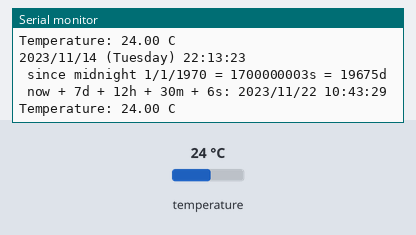
Bench run of a sketch on a simulated Arduino Uno, built with avr-gcc and run on an emulated ATmega328P. On the bench: the last lines printed to the serial monitor. Inputs (shaded band) come from the test bench; at power-on: temperature 24 °C. The local clock reads 2024-03-15 10:24:30 at power-on unless the sketch sets it.

Above: at 3.9 s.
4.0 s: temperature set to 12 °C
At 6.29 s:
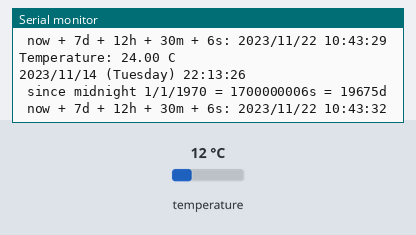
8.0 s: temperature set to 19 °C
At 10.1 s:
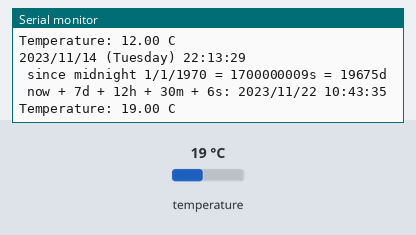
Timing chart, 0 to 11.6 s (numbered marks = the images above; inputs shaded):
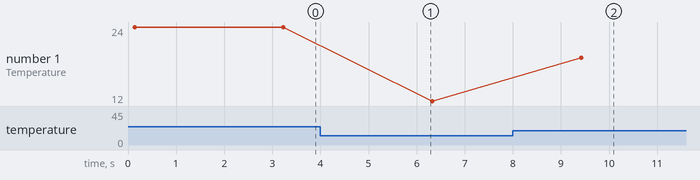

The sketch:

rtc-setup.ino
```cpp
// Date and time functions using a DS3231 RTC connected via I2C and Wire lib
#include "RTClib.h"

RTC_DS3231 rtc;

char daysOfTheWeek[7][12] = {"Sunday", "Monday", "Tuesday", "Wednesday", "Thursday", "Friday", "Saturday"};

void setup () {
  Serial.begin(9600);

#ifndef ESP8266
  while (!Serial); // wait for serial port to connect. Needed for native USB
#endif

  if (! rtc.begin()) {
    Serial.println("Couldn't find RTC");
    Serial.flush();
    while (1) delay(10);
  }

  if (rtc.lostPower()) {
    Serial.println("RTC lost power, let's set the time!");
    // When time needs to be set on a new device, or after a power loss, the
    // following line sets the RTC to the date & time this sketch was compiled
    rtc.adjust(DateTime(F(__DATE__), F(__TIME__)));
    // This line sets the RTC with an explicit date & time, for example to set
    // January 21, 2014 at 3am you would call:
    // rtc.adjust(DateTime(2014, 1, 21, 3, 0, 0));
  }

  // When time needs to be re-set on a previously configured device, the
  // following line sets the RTC to the date & time this sketch was compiled
  rtc.adjust(DateTime(F(__DATE__), F(__TIME__)));
}

void loop () {
    DateTime now = rtc.now();

    Serial.print(now.year(), DEC);
    Serial.print('/');
    Serial.print(now.month(), DEC);
    Serial.print('/');
    Serial.print(now.day(), DEC);
    Serial.print(" (");
    Serial.print(daysOfTheWeek[now.dayOfTheWeek()]);
    Serial.print(") ");
    Serial.print(now.hour(), DEC);
    Serial.print(':');
    Serial.print(now.minute(), DEC);
    Serial.print(':');
    Serial.print(now.second(), DEC);
    Serial.println();

    Serial.print(" since midnight 1/1/1970 = ");
    Serial.print(now.unixtime());
    Serial.print("s = ");
    Serial.print(now.unixtime() / 86400L);
    Serial.println("d");

    // calculate a date which is 7 days, 12 hours, 30 minutes, 6 seconds into the future
    DateTime future (now + TimeSpan(7,12,30,6));

    Serial.print(" now + 7d + 12h + 30m + 6s: ");
    Serial.print(future.year(), DEC);
    Serial.print('/');
    Serial.print(future.month(), DEC);
    Serial.print('/');
    Serial.print(future.day(), DEC);
    Serial.print(' ');
    Serial.print(future.hour(), DEC);
    Serial.print(':');
    Serial.print(future.minute(), DEC);
    Serial.print(':');
    Serial.print(future.second(), DEC);
    Serial.println();

    Serial.print("Temperature: ");
    Serial.print(rtc.getTemperature());
    Serial.println(" C");

    Serial.println();
    delay(3000);
}
```

Measured:
- after the input at 8.0 s, the serial monitor: prints a new line after 1.4 s (image 2)
- plotted number 1: 12 → 19 after the input at 8.0 s
